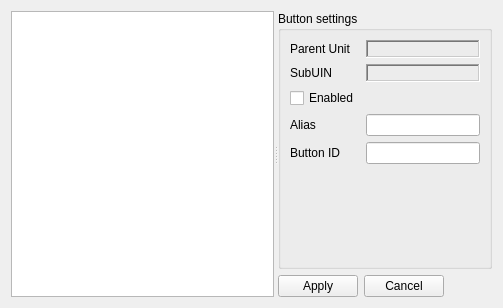
<?xml version="1.0" encoding="UTF-8"?>
<ui version="4.0">
 <class>ButtonsManager</class>
 <widget class="QWidget" name="ButtonsManager">
  <property name="geometry">
   <rect>
    <x>0</x>
    <y>0</y>
    <width>503</width>
    <height>308</height>
   </rect>
  </property>
  <property name="windowTitle">
   <string>Form</string>
  </property>
  <layout class="QGridLayout" name="gridLayout_2">
   <item row="0" column="0">
    <widget class="QSplitter" name="splitter">
     <property name="orientation">
      <enum>Qt::Horizontal</enum>
     </property>
     <property name="childrenCollapsible">
      <bool>false</bool>
     </property>
     <widget class="QListWidget" name="listWidget_main_list"/>
     <widget class="QWidget" name="gridLayoutWidget">
      <layout class="QGridLayout" name="gridLayout">
       <item row="1" column="0">
        <layout class="QHBoxLayout" name="horizontalLayout">
         <item>
          <widget class="QPushButton" name="btn_apply">
           <property name="text">
            <string>Apply</string>
           </property>
          </widget>
         </item>
         <item>
          <widget class="QPushButton" name="btn_cancel">
           <property name="text">
            <string>Cancel</string>
           </property>
          </widget>
         </item>
         <item>
          <spacer name="horizontalSpacer">
           <property name="orientation">
            <enum>Qt::Horizontal</enum>
           </property>
           <property name="sizeHint" stdset="0">
            <size>
             <width>40</width>
             <height>20</height>
            </size>
           </property>
          </spacer>
         </item>
        </layout>
       </item>
       <item row="0" column="0">
        <widget class="QGroupBox" name="groupBox">
         <property name="title">
          <string>Button settings</string>
         </property>
         <layout class="QGridLayout" name="gridLayout_3">
          <item row="4" column="0">
           <widget class="QLabel" name="label_23">
            <property name="text">
             <string>Button ID</string>
            </property>
           </widget>
          </item>
          <item row="4" column="1">
           <widget class="QLineEdit" name="le_ID">
            <property name="readOnly">
             <bool>true</bool>
            </property>
           </widget>
          </item>
          <item row="1" column="1">
           <widget class="QLabel" name="lbl_suin">
            <property name="sizePolicy">
             <sizepolicy hsizetype="Preferred" vsizetype="Fixed">
              <horstretch>0</horstretch>
              <verstretch>0</verstretch>
             </sizepolicy>
            </property>
            <property name="frameShape">
             <enum>QFrame::WinPanel</enum>
            </property>
            <property name="frameShadow">
             <enum>QFrame::Sunken</enum>
            </property>
            <property name="text">
             <string/>
            </property>
           </widget>
          </item>
          <item row="2" column="0">
           <widget class="QCheckBox" name="chbx_enabled">
            <property name="text">
             <string>Enabled</string>
            </property>
           </widget>
          </item>
          <item row="1" column="0">
           <widget class="QLabel" name="label_25">
            <property name="text">
             <string>SubUIN</string>
            </property>
           </widget>
          </item>
          <item row="0" column="0">
           <widget class="QLabel" name="label_18">
            <property name="text">
             <string>Parent Unit</string>
            </property>
           </widget>
          </item>
          <item row="0" column="1">
           <widget class="QLabel" name="lbl_parent_unit">
            <property name="sizePolicy">
             <sizepolicy hsizetype="Ignored" vsizetype="Fixed">
              <horstretch>0</horstretch>
              <verstretch>0</verstretch>
             </sizepolicy>
            </property>
            <property name="frameShape">
             <enum>QFrame::WinPanel</enum>
            </property>
            <property name="frameShadow">
             <enum>QFrame::Sunken</enum>
            </property>
            <property name="text">
             <string/>
            </property>
           </widget>
          </item>
          <item row="3" column="0">
           <widget class="QLabel" name="label_22">
            <property name="text">
             <string>Alias</string>
            </property>
           </widget>
          </item>
          <item row="3" column="1">
           <widget class="QLineEdit" name="le_alias"/>
          </item>
          <item row="5" column="1">
           <spacer name="verticalSpacer">
            <property name="orientation">
             <enum>Qt::Vertical</enum>
            </property>
            <property name="sizeHint" stdset="0">
             <size>
              <width>20</width>
              <height>40</height>
             </size>
            </property>
           </spacer>
          </item>
         </layout>
        </widget>
       </item>
      </layout>
     </widget>
    </widget>
   </item>
  </layout>
 </widget>
 <tabstops>
  <tabstop>listWidget_main_list</tabstop>
  <tabstop>chbx_enabled</tabstop>
  <tabstop>le_alias</tabstop>
  <tabstop>le_ID</tabstop>
  <tabstop>btn_apply</tabstop>
  <tabstop>btn_cancel</tabstop>
 </tabstops>
 <resources/>
 <connections/>
</ui>
